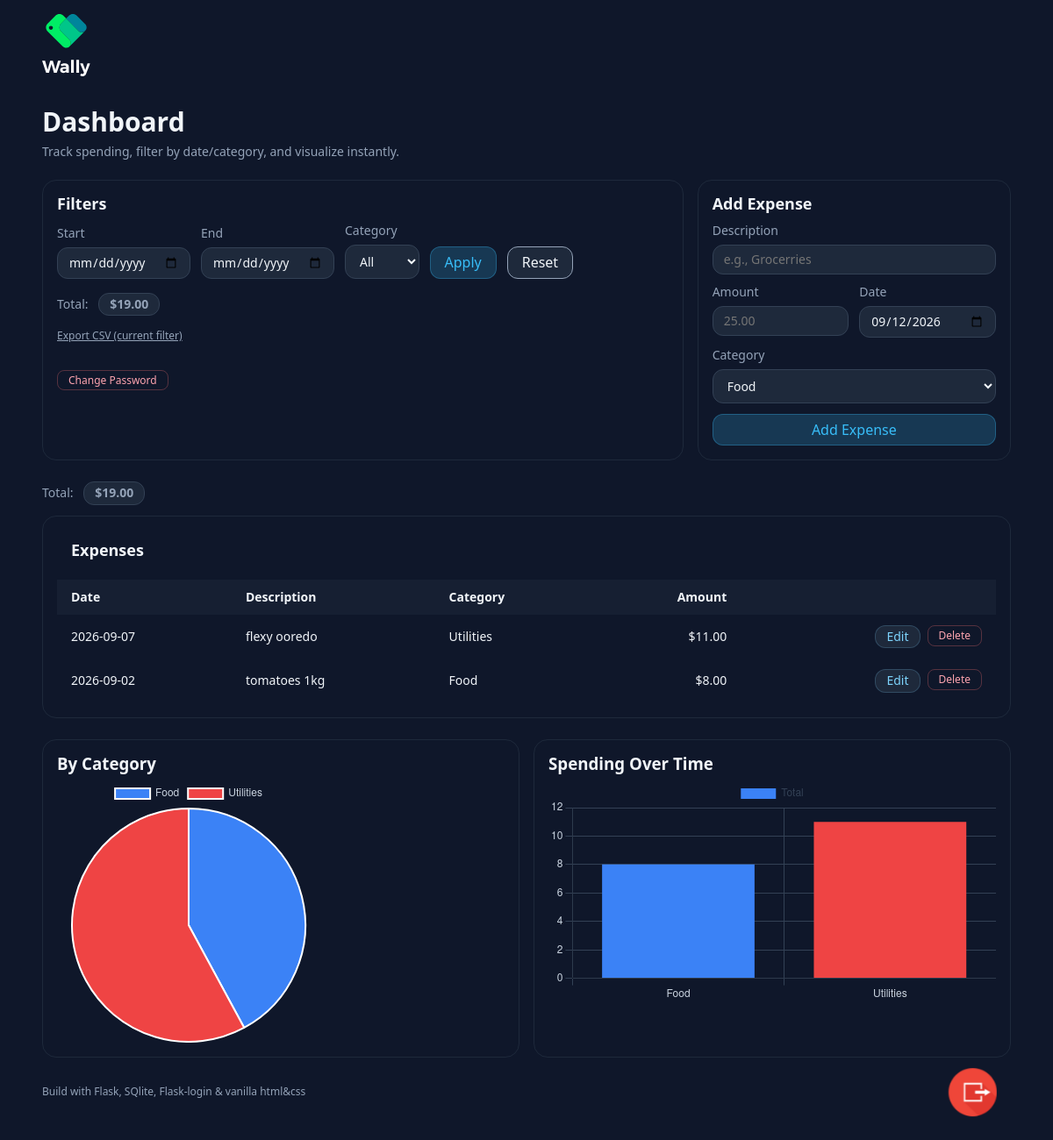
Page /dashboard (signed in) on the earlier database version.
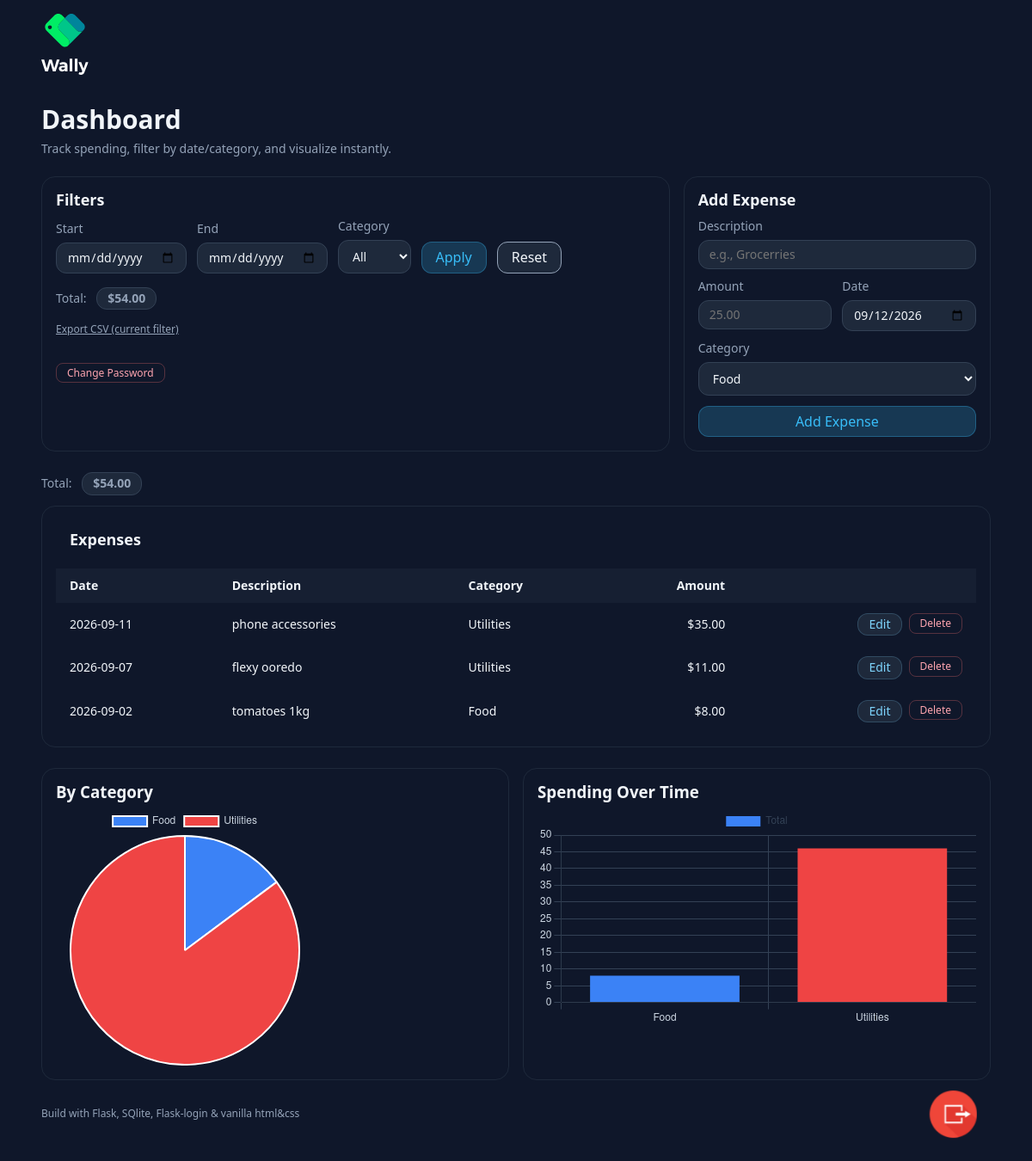
Same page on the later database version.
### app.py (models this page shows)
    class Expense(db.Model):
        id = db.Column(db.Integer, primary_key=True)
        description = db.Column(db.String(120), nullable=False)
        amount = db.Column(db.Float, nullable=False)
        category = db.Column(db.String(50), nullable=False)
        date = db.Column(db.Date, nullable=False, default=date.today)
        user_id = db.Column(db.Integer, db.ForeignKey('user.id'), nullable=False)

### app.py (the view)
    @app.route("/dashboard")
    @login_required
    def dashboard():
        start_str = (request.args.get("start") or "").strip()
        end_str = (request.args.get("end") or "").strip()
        selected_category = (request.args.get("category") or "").strip()
        start_date = parse_date_or_none(start_str)
        end_date = parse_date_or_none(end_str)
        if start_date and end_date and end_date < start_date:
            flash("Check your dates", "error")
            start_date = end_date = None
            start_str = end_str = ""
        q = Expense.query.filter_by(user_id=current_user.id)
        if start_date:
            q = q.filter(Expense.date >= start_date)
        if end_date:
            q = q.filter(Expense.date <= end_date)
        if selected_category:
            q = q.filter(Expense.category == selected_category)
        expenses = q.order_by(
            Expense.date.desc(),
            Expense.id.desc()
        ).all()
        total = round(sum(e.amount for e in expenses), 2)
        cat_q = db.session.query(
            Expense.category,
            func.sum(Expense.amount)
        ).filter(Expense.user_id==current_user.id)
        if start_date:
            cat_q = cat_q.filter(Expense.date >= start_date)
        if end_date:
            cat_q = cat_q.filter(Expense.date <= end_date)
        if selected_category:
            cat_q = cat_q.filter(
                Expense.category == selected_category
            )
        cat_rows = cat_q.group_by(Expense.category).all()
        cat_labels = [c for c, _ in cat_rows]
        cat_values = [
            round(float(s or 0), 2)
            for _, s in cat_rows
        ]
        day_q = db.session.query(
            Expense.category,
            func.sum(Expense.amount)
        ).filter(Expense.user_id==current_user.id)
        if start_date:
            day_q = day_q.filter(Expense.date >= start_date)
        if end_date:
            day_q = day_q.filter(Expense.date <= end_date)
        if selected_category:
            day_q = day_q.filter(
                Expense.category == selected_category
            )
        day_rows = day_q.group_by(
            Expense.category
        ).order_by(Expense.date).all()
        day_labels = [d for d, _ in day_rows]
        day_values = [
            round(float(s or 0), 2)
            for _, s in day_rows
        ]
        return render_template(
            "dashboard.html",
            categories=CATEGORIES,
            today=date.today().isoformat(),
            expenses=expenses,
            total=total,
            start_str=start_str,
            end_str=end_str,
            selected_category=selected_category,
            cat_labels=cat_labels,
            cat_values=cat_values,
            day_labels=day_labels,
            day_values=day_values
        )

### templates/dashboard.html (shortened to what this page needs)
{% extends "layout.html" %}
{% block body %}
<main class="container">
    <h1 class="page-title">Dashboard</h1>
    <p class="page-subtitle">Track spending, filter by date/category, and visualize instantly.</p>
    <div class="grid-top">
        <section class="card card-filters">
            <h2 class="card-title">Filters</h2>
            <form class="filters-form" method="get" action="{{url_for('dashboard')}}">
                <label class="field">
                    <span class="field-label">Start</span>
                    <input
                        type="date"
                        class="input"
                        name="start"
                        value="{{start_str or ''}}"
                    >
                </label>
                <label class="field">
                    <span class="field-label">End</span>
                    <input
                        type="date"
                        class="input"
                        name="end"
                        value="{{end_str or ''}}"
                    >
                </label>
                <label class="field">
                    <span class="field-label">Category</span>
                    <select class="input" name="category">
                        <option value="">All</option>
                    </select>
                </label>
                <div class="button-row">
                    <button type="submit" class="btn btn-primary">Apply</button>
                    <a href="{{url_for('dashboard')}}" class="btn btn-secondary exception">Reset</a>
                </div>
            </form>
            <div class="total-line">
                <span class="total-label">Total:</span>
                <span class="total-value">${{ '%.2f'|format(total or 0) }}</span>
            </div>
            <div class="export-line">
                <a href="{{url_for('export_csv', start=start_str, end=end_str, category=selected_category)}}" class="export-link">Export CSV (current filter)</a>
                <br>
                <a href="{{url_for('change_password')}}" class="btn-delete" style="text-decoration: none;">Change Password</a>
            </div>
        </section>
        <section class="card">
            <h2 class="card-title">Add Expense</h2>
            <form class="add-form" method="post" action="{{url_for('add')}}">
                <label class="field">
                    <span class="field-label">Description</span>
                    <input
                        type="text"
                        class="input"
                        placeholder="e.g., Grocerries"
                        name="description"
                    >
                </label>
                <div class="two-col">
                    <label for="" class="field">
                        <span class="field-label">Amount</span>
                        <input
                            type="number"
                            step="0.01"
                            min="0.01"
                            placeholder="25.00"
                            class="input"
                            name="amount"
                                >
                    </label>
                    <label class="field">
                        <span class="field-label">Date</span>
                        <input
                            type="date"
                            value="{{today}}"
                            class="input"
                            name="date"
                        >
                    </label>
                </div>
                <label class="field field-wide">
                    <span class="field-label">Category</span>
                    <select class="input" name="category">
                        {% for c in categories %}
                            <option value="{{c}}">{{c}}</option>
                        {% endfor %}
                    </select>
                </label>
                <button class="btn btn-primary btn-full" type="submit" id="submit">Add Expense</button>
            </form>
        </section>
    </div>
    <div class="total-line total-line-global">
        <span class="total-label">Total:</span>
        <span class="total-value">${{ '%.2f'|format(total or 0) }}</span>
    </div>
    <section class="card card-table">
        <div class="table-header">
            <h2 class="card-title">Expenses</h2>
        </div>
        <div class="table-scroll">
            <table class="expenses-table">
                <thead>
                    <tr>
                        <th class="align-left">Date</th>
                        <th class="align-left">Description</th>
                        <th class="align-left">Category</th>
                        <th class="align-right">Amount</th>
                        <th></th>
                    </tr>
                </thead>
                <tbody>
                    {% if expenses %}
                    {% for e in expenses %}
                    <tr class="table-row">
                        <td>{{e.date.strftime("%Y-%m-%d") if e.date else ""}}</td>
                        <td>{{e.description}}</td>
                        <td>{{e.category}}</td>
                        <td class="align-right">${{ "%.2f" |format(e.amount) }}</td>
                        <td class="align-right">
                            <div class="two-btn">
                                <a href="{{url_for('edit', expense_id=e.id)}}" class="btn btn-edit exception">Edit</a>
                                <form action="{{url_for('delete', expense_id=e.id)}}", method="post"
                                onsubmit="return confirm('Are you sure you want to delete')"
                                >
                                    <button class="btn-delete">Delete</button>
                                </form>
                            </div>
                        </td>
                    </tr>
                    {% endfor %}
                    {% else %}
                    <tr>
                        <td colspan="5" class="empty-row">
                            No expenses yet - add your first one above.
                        </td>
                    </tr>
                    {% endif %}
                </tbody>
            </table>
        </div>
    </section>
    <div class="exit-field">
        <a href="{{url_for("logout")}}"><img src="../static/log-out.png" alt="log-out-button" width="55px"></a>
    </div>
    <section class="grid-charts">
        <div class="card">
            <h3 class="chart-title">By Category</h3>
            <div class="chart-container">
                <canvas id="catChart"></canvas>
            </div>
        </div>
        <div class="card">
            <h3 class="chart-title">Spending Over Time</h3>
            <div class="chart-container">
              <canvas id="dayChart"></canvas>
            </div>
        </div>
    </section>
</main>
<script>
    const catLabels = {{(cat_labels or []) | tojson}};
    const catValues = {{(cat_values or []) | tojson}};
    const dayLabels = {{(day_labels or []) | tojson}};
    const dayValues = {{(day_values or []) | tojson}};
    if (document.getElementById('catChart') && catLabels.length > 0) {
        const catCtx = document.getElementById('catChart').getContext('2d');
        new Chart(catCtx, {
            type: 'pie',
            data: {
                labels: catLabels,
                datasets: [{
                    data: catValues,
                    backgroundColor: [
                        '#3b82f6', '#ef4444', '#10b981', '#f59e0b', '#8b5cf6', '#ec4899'
                    ]
                }]
            },
            options: {
                plugins: {
                    legend: {
                        labels: { color: '#cbd5e1' }
                    }
                }
            }
        });
    }
    if (document.getElementById('dayChart') && dayLabels.length > 0) {
        const dayCtx = document.getElementById('dayChart').getContext('2d');
        new Chart(dayCtx, {
            type: 'bar',
            data: {
                labels: dayLabels,
                datasets: [{
                    label: 'Total',
                    data: dayValues,
                    backgroundColor: [
                        '#3b82f6', '#ef4444', '#10b981', '#f59e0b', '#8b5cf6', '#ec4899'
                    ]
                }]
            },
            options: {
                plugins: {
                    legend: {
                        labels: { color: '#334155' }
                    }
                },
                scales: {
                    x: {ticks: {color: '#cbd5e1'}, grid: {color: '#334155'}},
                    y: {ticks: {color: '#cbd5e1'}, grid: {color: '#334155'}}
                }
            }
        });
    }
</script>
{% endblock %}

### templates/layout.html (shortened to what this page needs)
<!DOCTYPE html>
<html lang="en">
    <head>
        <link rel="stylesheet" href="{{url_for('static', filename='css/normalize.css')}}">
        <link rel="stylesheet" href="{{url_for('static', filename='css/style.css')}}">
    </head>
    <body>
    <main class="container">
        {% block navbar %}
         <nav class="navigation" >
             <a href="{{url_for('index')}}"><img src="../static/logo-wally-white.svg" alt="wally-logo" width="55px"></a>
         <nav>
        {% endblock %}
            {% block body %}{% endblock %}
            <footer class="main-footer">
                Build with Flask, SQlite, Flask-login & vanilla html&css
            </footer>
        </main>
    </body>
</html>

Differences in the rows shown:
added Expense: date "2026-09-11", description "phone accessories", category "Utilities", amount "35.00"
Other differences:
{{ '%.2f'|format(total or 0) }}: "19.00" → "54.00"
chart data {{ (cat_values or []) | tojson }}: [8.0, 11.0] → [8.0, 46.0]
chart data {{ (day_values or []) | tojson }}: [8.0, 11.0] → [8.0, 46.0]
